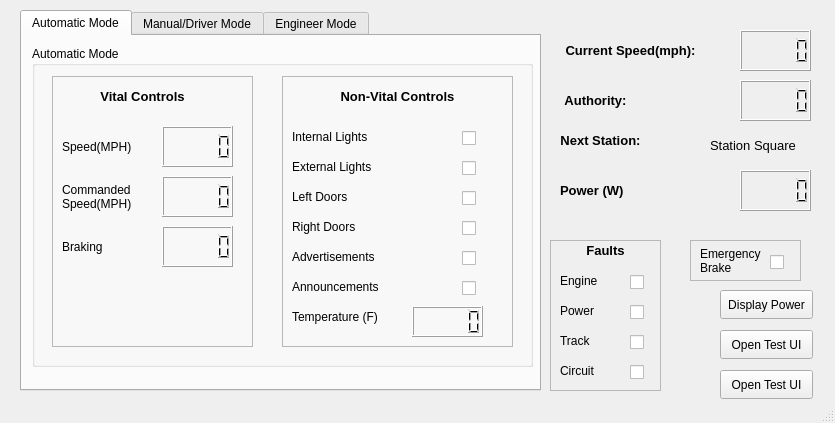
<?xml version="1.0" encoding="UTF-8"?>
<ui version="4.0">
 <class>TrainControllerSW_MainWindow</class>
 <widget class="QMainWindow" name="TrainControllerSW_MainWindow">
  <property name="geometry">
   <rect>
    <x>0</x>
    <y>0</y>
    <width>835</width>
    <height>423</height>
   </rect>
  </property>
  <property name="windowTitle">
   <string>MainWindow</string>
  </property>
  <property name="autoFillBackground">
   <bool>false</bool>
  </property>
  <widget class="QWidget" name="centralwidget">
   <widget class="QLabel" name="label_5">
    <property name="geometry">
     <rect>
      <x>540</x>
      <y>120</y>
      <width>121</width>
      <height>41</height>
     </rect>
    </property>
    <property name="font">
     <font>
      <pointsize>10</pointsize>
      <bold>true</bold>
     </font>
    </property>
    <property name="text">
     <string>Next Station:</string>
    </property>
    <property name="alignment">
     <set>Qt::AlignCenter</set>
    </property>
   </widget>
   <widget class="QLCDNumber" name="currentSpeed_lcdDisplay">
    <property name="geometry">
     <rect>
      <x>740</x>
      <y>30</y>
      <width>71</width>
      <height>41</height>
     </rect>
    </property>
    <property name="font">
     <font>
      <pointsize>14</pointsize>
      <bold>true</bold>
     </font>
    </property>
   </widget>
   <widget class="QPushButton" name="pushButton">
    <property name="geometry">
     <rect>
      <x>1360</x>
      <y>20</y>
      <width>71</width>
      <height>30</height>
     </rect>
    </property>
    <property name="font">
     <font>
      <pointsize>14</pointsize>
      <bold>true</bold>
     </font>
    </property>
    <property name="text">
     <string>I/0</string>
    </property>
   </widget>
   <widget class="QTabWidget" name="TabWigets">
    <property name="geometry">
     <rect>
      <x>20</x>
      <y>10</y>
      <width>521</width>
      <height>381</height>
     </rect>
    </property>
    <property name="currentIndex">
     <number>0</number>
    </property>
    <widget class="QWidget" name="tab">
     <attribute name="title">
      <string>Automatic Mode</string>
     </attribute>
     <widget class="QGroupBox" name="ManualMode_GroupBox">
      <property name="geometry">
       <rect>
        <x>10</x>
        <y>10</y>
        <width>501</width>
        <height>321</height>
       </rect>
      </property>
      <property name="title">
       <string>Automatic Mode</string>
      </property>
      <widget class="QFrame" name="VitalControlFrame_2">
       <property name="geometry">
        <rect>
         <x>20</x>
         <y>30</y>
         <width>201</width>
         <height>271</height>
        </rect>
       </property>
       <property name="frameShape">
        <enum>QFrame::StyledPanel</enum>
       </property>
       <property name="frameShadow">
        <enum>QFrame::Plain</enum>
       </property>
       <widget class="QLabel" name="label_11">
        <property name="geometry">
         <rect>
          <x>0</x>
          <y>0</y>
          <width>181</width>
          <height>41</height>
         </rect>
        </property>
        <property name="font">
         <font>
          <pointsize>10</pointsize>
          <bold>true</bold>
         </font>
        </property>
        <property name="text">
         <string>Vital Controls</string>
        </property>
        <property name="alignment">
         <set>Qt::AlignCenter</set>
        </property>
       </widget>
       <widget class="QLCDNumber" name="Auto_SpeedDisplay">
        <property name="geometry">
         <rect>
          <x>110</x>
          <y>50</y>
          <width>71</width>
          <height>41</height>
         </rect>
        </property>
        <property name="font">
         <font>
          <pointsize>14</pointsize>
          <bold>true</bold>
         </font>
        </property>
       </widget>
       <widget class="QLabel" name="label_13">
        <property name="geometry">
         <rect>
          <x>10</x>
          <y>50</y>
          <width>91</width>
          <height>41</height>
         </rect>
        </property>
        <property name="font">
         <font>
          <bold>false</bold>
         </font>
        </property>
        <property name="text">
         <string>Speed(MPH)</string>
        </property>
       </widget>
       <widget class="QLabel" name="label_14">
        <property name="geometry">
         <rect>
          <x>10</x>
          <y>150</y>
          <width>91</width>
          <height>41</height>
         </rect>
        </property>
        <property name="font">
         <font>
          <bold>false</bold>
         </font>
        </property>
        <property name="text">
         <string>Braking</string>
        </property>
       </widget>
       <widget class="QLCDNumber" name="Auto_CommandedSpeedDisplay">
        <property name="geometry">
         <rect>
          <x>110</x>
          <y>100</y>
          <width>71</width>
          <height>41</height>
         </rect>
        </property>
        <property name="font">
         <font>
          <pointsize>14</pointsize>
          <bold>true</bold>
         </font>
        </property>
       </widget>
       <widget class="QLCDNumber" name="Auto_BrakingDisplay">
        <property name="geometry">
         <rect>
          <x>110</x>
          <y>150</y>
          <width>71</width>
          <height>41</height>
         </rect>
        </property>
        <property name="font">
         <font>
          <pointsize>14</pointsize>
          <bold>true</bold>
         </font>
        </property>
       </widget>
      </widget>
      <widget class="QLabel" name="label_15">
       <property name="geometry">
        <rect>
         <x>30</x>
         <y>130</y>
         <width>101</width>
         <height>41</height>
        </rect>
       </property>
       <property name="font">
        <font>
         <bold>false</bold>
        </font>
       </property>
       <property name="text">
        <string>Commanded Speed(MPH)</string>
       </property>
       <property name="wordWrap">
        <bool>true</bool>
       </property>
      </widget>
      <widget class="QFrame" name="VitalControlFrame">
       <property name="geometry">
        <rect>
         <x>250</x>
         <y>30</y>
         <width>231</width>
         <height>271</height>
        </rect>
       </property>
       <property name="frameShape">
        <enum>QFrame::StyledPanel</enum>
       </property>
       <property name="frameShadow">
        <enum>QFrame::Plain</enum>
       </property>
       <widget class="QLabel" name="label_16">
        <property name="geometry">
         <rect>
          <x>-10</x>
          <y>0</y>
          <width>251</width>
          <height>41</height>
         </rect>
        </property>
        <property name="font">
         <font>
          <pointsize>10</pointsize>
          <bold>true</bold>
         </font>
        </property>
        <property name="text">
         <string>Non-Vital Controls</string>
        </property>
        <property name="alignment">
         <set>Qt::AlignCenter</set>
        </property>
       </widget>
       <widget class="QLabel" name="label_18">
        <property name="geometry">
         <rect>
          <x>10</x>
          <y>70</y>
          <width>101</width>
          <height>41</height>
         </rect>
        </property>
        <property name="font">
         <font>
          <bold>false</bold>
         </font>
        </property>
        <property name="text">
         <string>External Lights</string>
        </property>
       </widget>
       <widget class="QLCDNumber" name="Temperature_DisplayBox">
        <property name="geometry">
         <rect>
          <x>130</x>
          <y>230</y>
          <width>71</width>
          <height>31</height>
         </rect>
        </property>
        <property name="font">
         <font>
          <pointsize>14</pointsize>
          <bold>true</bold>
         </font>
        </property>
       </widget>
       <widget class="QLabel" name="label_20">
        <property name="geometry">
         <rect>
          <x>10</x>
          <y>100</y>
          <width>101</width>
          <height>41</height>
         </rect>
        </property>
        <property name="font">
         <font>
          <bold>false</bold>
         </font>
        </property>
        <property name="text">
         <string>Left Doors</string>
        </property>
       </widget>
       <widget class="QCheckBox" name="InternalLights_DisplayBox">
        <property name="geometry">
         <rect>
          <x>180</x>
          <y>50</y>
          <width>31</width>
          <height>24</height>
         </rect>
        </property>
        <property name="text">
         <string/>
        </property>
       </widget>
       <widget class="QCheckBox" name="InternalLights_DisplayCheck_3">
        <property name="geometry">
         <rect>
          <x>320</x>
          <y>70</y>
          <width>31</width>
          <height>24</height>
         </rect>
        </property>
        <property name="text">
         <string/>
        </property>
       </widget>
       <widget class="QLabel" name="label_19">
        <property name="geometry">
         <rect>
          <x>10</x>
          <y>40</y>
          <width>101</width>
          <height>41</height>
         </rect>
        </property>
        <property name="font">
         <font>
          <bold>false</bold>
         </font>
        </property>
        <property name="text">
         <string>Internal Lights</string>
        </property>
       </widget>
       <widget class="QLabel" name="label_21">
        <property name="geometry">
         <rect>
          <x>10</x>
          <y>130</y>
          <width>101</width>
          <height>41</height>
         </rect>
        </property>
        <property name="font">
         <font>
          <bold>false</bold>
         </font>
        </property>
        <property name="text">
         <string>Right Doors</string>
        </property>
       </widget>
       <widget class="QCheckBox" name="ExternalLights_DisplayBox">
        <property name="geometry">
         <rect>
          <x>180</x>
          <y>80</y>
          <width>31</width>
          <height>24</height>
         </rect>
        </property>
        <property name="text">
         <string/>
        </property>
       </widget>
       <widget class="QCheckBox" name="LeftDoors_DisplayBox">
        <property name="geometry">
         <rect>
          <x>180</x>
          <y>110</y>
          <width>31</width>
          <height>24</height>
         </rect>
        </property>
        <property name="text">
         <string/>
        </property>
       </widget>
       <widget class="QCheckBox" name="RightDoors_DisplayBox">
        <property name="geometry">
         <rect>
          <x>180</x>
          <y>140</y>
          <width>31</width>
          <height>24</height>
         </rect>
        </property>
        <property name="text">
         <string/>
        </property>
       </widget>
       <widget class="QCheckBox" name="Advertisements_DisplayBox">
        <property name="geometry">
         <rect>
          <x>180</x>
          <y>170</y>
          <width>31</width>
          <height>24</height>
         </rect>
        </property>
        <property name="text">
         <string/>
        </property>
       </widget>
       <widget class="QCheckBox" name="Announcements_DisplayBox">
        <property name="geometry">
         <rect>
          <x>180</x>
          <y>200</y>
          <width>31</width>
          <height>24</height>
         </rect>
        </property>
        <property name="text">
         <string/>
        </property>
       </widget>
       <widget class="QLabel" name="label_22">
        <property name="geometry">
         <rect>
          <x>10</x>
          <y>160</y>
          <width>111</width>
          <height>41</height>
         </rect>
        </property>
        <property name="font">
         <font>
          <bold>false</bold>
         </font>
        </property>
        <property name="text">
         <string>Advertisements</string>
        </property>
       </widget>
       <widget class="QLabel" name="label_24">
        <property name="geometry">
         <rect>
          <x>10</x>
          <y>190</y>
          <width>111</width>
          <height>41</height>
         </rect>
        </property>
        <property name="font">
         <font>
          <bold>false</bold>
         </font>
        </property>
        <property name="text">
         <string>Announcements</string>
        </property>
       </widget>
       <widget class="QLabel" name="label_23">
        <property name="geometry">
         <rect>
          <x>10</x>
          <y>220</y>
          <width>111</width>
          <height>41</height>
         </rect>
        </property>
        <property name="font">
         <font>
          <bold>false</bold>
         </font>
        </property>
        <property name="text">
         <string>Temperature (F)</string>
        </property>
       </widget>
      </widget>
     </widget>
    </widget>
    <widget class="QWidget" name="tab_2">
     <attribute name="title">
      <string>Manual/Driver Mode</string>
     </attribute>
     <widget class="QGroupBox" name="Manual_Frame">
      <property name="geometry">
       <rect>
        <x>10</x>
        <y>10</y>
        <width>471</width>
        <height>321</height>
       </rect>
      </property>
      <property name="title">
       <string>Manual Mode</string>
      </property>
      <widget class="QCheckBox" name="Manual_Advertisements_CheckBox">
       <property name="geometry">
        <rect>
         <x>390</x>
         <y>150</y>
         <width>61</width>
         <height>23</height>
        </rect>
       </property>
       <property name="text">
        <string>On/Off</string>
       </property>
      </widget>
      <widget class="QLabel" name="label_10">
       <property name="geometry">
        <rect>
         <x>150</x>
         <y>100</y>
         <width>91</width>
         <height>41</height>
        </rect>
       </property>
       <property name="font">
        <font>
         <bold>true</bold>
        </font>
       </property>
       <property name="text">
        <string>Braking</string>
       </property>
      </widget>
      <widget class="QSlider" name="speed_Slider">
       <property name="geometry">
        <rect>
         <x>20</x>
         <y>80</y>
         <width>121</width>
         <height>22</height>
        </rect>
       </property>
       <property name="orientation">
        <enum>Qt::Horizontal</enum>
       </property>
      </widget>
      <widget class="QLabel" name="label_3">
       <property name="geometry">
        <rect>
         <x>240</x>
         <y>70</y>
         <width>67</width>
         <height>17</height>
        </rect>
       </property>
       <property name="font">
        <font>
         <bold>true</bold>
        </font>
       </property>
       <property name="text">
        <string>Lights</string>
       </property>
       <property name="alignment">
        <set>Qt::AlignCenter</set>
       </property>
      </widget>
      <widget class="QCheckBox" name="Manual_Annoucements_CheckBox">
       <property name="geometry">
        <rect>
         <x>390</x>
         <y>180</y>
         <width>61</width>
         <height>23</height>
        </rect>
       </property>
       <property name="text">
        <string>On/Off</string>
       </property>
      </widget>
      <widget class="QDoubleSpinBox" name="Manual_temperature_box">
       <property name="geometry">
        <rect>
         <x>360</x>
         <y>30</y>
         <width>91</width>
         <height>32</height>
        </rect>
       </property>
       <property name="minimum">
        <double>50.000000000000000</double>
       </property>
       <property name="maximum">
        <double>90.000000000000000</double>
       </property>
       <property name="value">
        <double>72.000000000000000</double>
       </property>
      </widget>
      <widget class="QSlider" name="braking_Slider">
       <property name="geometry">
        <rect>
         <x>20</x>
         <y>150</y>
         <width>121</width>
         <height>22</height>
        </rect>
       </property>
       <property name="orientation">
        <enum>Qt::Horizontal</enum>
       </property>
      </widget>
      <widget class="QLCDNumber" name="Manual_Braking_lcdDisplay">
       <property name="geometry">
        <rect>
         <x>150</x>
         <y>140</y>
         <width>71</width>
         <height>41</height>
        </rect>
       </property>
       <property name="font">
        <font>
         <pointsize>14</pointsize>
         <bold>true</bold>
        </font>
       </property>
      </widget>
      <widget class="QLCDNumber" name="Manual_CommandedSpeed_lcdDisplay">
       <property name="geometry">
        <rect>
         <x>150</x>
         <y>60</y>
         <width>71</width>
         <height>41</height>
        </rect>
       </property>
       <property name="font">
        <font>
         <pointsize>14</pointsize>
         <bold>true</bold>
        </font>
       </property>
      </widget>
      <widget class="Line" name="line">
       <property name="geometry">
        <rect>
         <x>230</x>
         <y>30</y>
         <width>20</width>
         <height>271</height>
        </rect>
       </property>
       <property name="orientation">
        <enum>Qt::Vertical</enum>
       </property>
      </widget>
      <widget class="QComboBox" name="Manual_lights_ComboBox">
       <property name="geometry">
        <rect>
         <x>360</x>
         <y>70</y>
         <width>91</width>
         <height>26</height>
        </rect>
       </property>
       <item>
        <property name="text">
         <string>Off</string>
        </property>
       </item>
       <item>
        <property name="text">
         <string>Internal</string>
        </property>
       </item>
       <item>
        <property name="text">
         <string>External</string>
        </property>
       </item>
       <item>
        <property name="text">
         <string>Both</string>
        </property>
       </item>
      </widget>
      <widget class="QComboBox" name="Manual_doors_ComboBox">
       <property name="geometry">
        <rect>
         <x>360</x>
         <y>110</y>
         <width>91</width>
         <height>26</height>
        </rect>
       </property>
       <item>
        <property name="text">
         <string>Closed</string>
        </property>
       </item>
       <item>
        <property name="text">
         <string>Left</string>
        </property>
       </item>
       <item>
        <property name="text">
         <string>Right</string>
        </property>
       </item>
       <item>
        <property name="text">
         <string>Both</string>
        </property>
       </item>
      </widget>
      <widget class="QLabel" name="label_4">
       <property name="geometry">
        <rect>
         <x>240</x>
         <y>110</y>
         <width>67</width>
         <height>17</height>
        </rect>
       </property>
       <property name="font">
        <font>
         <bold>true</bold>
        </font>
       </property>
       <property name="text">
        <string>Doors</string>
       </property>
       <property name="alignment">
        <set>Qt::AlignCenter</set>
       </property>
      </widget>
      <widget class="QLabel" name="label_8">
       <property name="geometry">
        <rect>
         <x>240</x>
         <y>180</y>
         <width>121</width>
         <height>20</height>
        </rect>
       </property>
       <property name="font">
        <font>
         <bold>true</bold>
        </font>
       </property>
       <property name="text">
        <string>Announcements</string>
       </property>
       <property name="alignment">
        <set>Qt::AlignCenter</set>
       </property>
      </widget>
      <widget class="QLabel" name="label_2">
       <property name="geometry">
        <rect>
         <x>80</x>
         <y>20</y>
         <width>161</width>
         <height>41</height>
        </rect>
       </property>
       <property name="font">
        <font>
         <bold>true</bold>
        </font>
       </property>
       <property name="text">
        <string>Commanded Speed(MPH)</string>
       </property>
      </widget>
      <widget class="QLabel" name="label_12">
       <property name="geometry">
        <rect>
         <x>240</x>
         <y>150</y>
         <width>121</width>
         <height>20</height>
        </rect>
       </property>
       <property name="font">
        <font>
         <bold>true</bold>
        </font>
       </property>
       <property name="text">
        <string>Advertisements</string>
       </property>
       <property name="alignment">
        <set>Qt::AlignCenter</set>
       </property>
      </widget>
      <widget class="QLabel" name="label_9">
       <property name="geometry">
        <rect>
         <x>240</x>
         <y>30</y>
         <width>111</width>
         <height>22</height>
        </rect>
       </property>
       <property name="font">
        <font>
         <bold>true</bold>
         <kerning>false</kerning>
        </font>
       </property>
       <property name="text">
        <string>Temperature(F)</string>
       </property>
       <property name="alignment">
        <set>Qt::AlignCenter</set>
       </property>
      </widget>
      <widget class="QPushButton" name="ManuLebrake_button">
       <property name="geometry">
        <rect>
         <x>50</x>
         <y>200</y>
         <width>141</width>
         <height>91</height>
        </rect>
       </property>
       <property name="font">
        <font>
         <bold>true</bold>
        </font>
       </property>
       <property name="layoutDirection">
        <enum>Qt::LeftToRight</enum>
       </property>
       <property name="autoFillBackground">
        <bool>false</bool>
       </property>
       <property name="text">
        <string>Emergency Brake</string>
       </property>
      </widget>
      <widget class="QLabel" name="label_6">
       <property name="geometry">
        <rect>
         <x>510</x>
         <y>50</y>
         <width>161</width>
         <height>41</height>
        </rect>
       </property>
       <property name="font">
        <font>
         <bold>true</bold>
        </font>
       </property>
       <property name="text">
        <string>Commanded Speed(MPH)</string>
       </property>
      </widget>
     </widget>
    </widget>
    <widget class="QWidget" name="tab_3">
     <attribute name="title">
      <string>Engineer Mode</string>
     </attribute>
     <widget class="QGroupBox" name="EngineerMode_Frame">
      <property name="geometry">
       <rect>
        <x>10</x>
        <y>10</y>
        <width>371</width>
        <height>80</height>
       </rect>
      </property>
      <property name="title">
       <string>Engineer Mode</string>
      </property>
      <widget class="QLabel" name="label_31">
       <property name="geometry">
        <rect>
         <x>200</x>
         <y>40</y>
         <width>63</width>
         <height>20</height>
        </rect>
       </property>
       <property name="text">
        <string>Set Ki:</string>
       </property>
      </widget>
      <widget class="QDoubleSpinBox" name="setKp_Box">
       <property name="geometry">
        <rect>
         <x>90</x>
         <y>30</y>
         <width>91</width>
         <height>32</height>
        </rect>
       </property>
       <property name="minimum">
        <double>50.000000000000000</double>
       </property>
       <property name="maximum">
        <double>90.000000000000000</double>
       </property>
       <property name="value">
        <double>72.000000000000000</double>
       </property>
      </widget>
      <widget class="QLabel" name="label">
       <property name="geometry">
        <rect>
         <x>30</x>
         <y>40</y>
         <width>63</width>
         <height>20</height>
        </rect>
       </property>
       <property name="text">
        <string>Set Kp:</string>
       </property>
      </widget>
      <widget class="QDoubleSpinBox" name="setKi_Box">
       <property name="geometry">
        <rect>
         <x>250</x>
         <y>30</y>
         <width>91</width>
         <height>32</height>
        </rect>
       </property>
       <property name="minimum">
        <double>50.000000000000000</double>
       </property>
       <property name="maximum">
        <double>90.000000000000000</double>
       </property>
       <property name="value">
        <double>72.000000000000000</double>
       </property>
      </widget>
     </widget>
    </widget>
   </widget>
   <widget class="QPushButton" name="OpenTestUI">
    <property name="geometry">
     <rect>
      <x>720</x>
      <y>370</y>
      <width>93</width>
      <height>29</height>
     </rect>
    </property>
    <property name="text">
     <string>Open Test UI</string>
    </property>
   </widget>
   <widget class="QLabel" name="label_17">
    <property name="geometry">
     <rect>
      <x>540</x>
      <y>80</y>
      <width>111</width>
      <height>41</height>
     </rect>
    </property>
    <property name="font">
     <font>
      <pointsize>10</pointsize>
      <bold>true</bold>
     </font>
    </property>
    <property name="text">
     <string>Authority:</string>
    </property>
    <property name="alignment">
     <set>Qt::AlignCenter</set>
    </property>
   </widget>
   <widget class="QLCDNumber" name="Authority_lcdDisplay">
    <property name="geometry">
     <rect>
      <x>740</x>
      <y>80</y>
      <width>71</width>
      <height>41</height>
     </rect>
    </property>
    <property name="font">
     <font>
      <pointsize>14</pointsize>
      <bold>true</bold>
     </font>
    </property>
   </widget>
   <widget class="QFrame" name="faultsframe">
    <property name="geometry">
     <rect>
      <x>550</x>
      <y>240</y>
      <width>111</width>
      <height>151</height>
     </rect>
    </property>
    <property name="frameShape">
     <enum>QFrame::StyledPanel</enum>
    </property>
    <property name="frameShadow">
     <enum>QFrame::Plain</enum>
    </property>
    <widget class="QLabel" name="label_7">
     <property name="geometry">
      <rect>
       <x>0</x>
       <y>-10</y>
       <width>111</width>
       <height>41</height>
      </rect>
     </property>
     <property name="font">
      <font>
       <pointsize>10</pointsize>
       <bold>true</bold>
      </font>
     </property>
     <property name="text">
      <string>Faults</string>
     </property>
     <property name="alignment">
      <set>Qt::AlignCenter</set>
     </property>
    </widget>
    <widget class="QLabel" name="label_27">
     <property name="geometry">
      <rect>
       <x>10</x>
       <y>20</y>
       <width>61</width>
       <height>41</height>
      </rect>
     </property>
     <property name="font">
      <font>
       <bold>false</bold>
      </font>
     </property>
     <property name="text">
      <string>Engine</string>
     </property>
    </widget>
    <widget class="QLabel" name="label_29">
     <property name="geometry">
      <rect>
       <x>10</x>
       <y>50</y>
       <width>51</width>
       <height>41</height>
      </rect>
     </property>
     <property name="font">
      <font>
       <bold>false</bold>
      </font>
     </property>
     <property name="text">
      <string>Power</string>
     </property>
    </widget>
    <widget class="QCheckBox" name="EngineFault_DisplayBox">
     <property name="geometry">
      <rect>
       <x>80</x>
       <y>30</y>
       <width>31</width>
       <height>24</height>
      </rect>
     </property>
     <property name="text">
      <string/>
     </property>
     <property name="checkable">
      <bool>false</bool>
     </property>
    </widget>
    <widget class="QCheckBox" name="PowerFault_DisplayBox">
     <property name="geometry">
      <rect>
       <x>80</x>
       <y>60</y>
       <width>31</width>
       <height>24</height>
      </rect>
     </property>
     <property name="text">
      <string/>
     </property>
     <property name="checkable">
      <bool>false</bool>
     </property>
    </widget>
    <widget class="QCheckBox" name="CircuitFault_DisplayBox">
     <property name="geometry">
      <rect>
       <x>80</x>
       <y>120</y>
       <width>21</width>
       <height>24</height>
      </rect>
     </property>
     <property name="text">
      <string/>
     </property>
     <property name="checkable">
      <bool>false</bool>
     </property>
    </widget>
    <widget class="QCheckBox" name="TrackFault_DisplayBox">
     <property name="geometry">
      <rect>
       <x>80</x>
       <y>90</y>
       <width>31</width>
       <height>24</height>
      </rect>
     </property>
     <property name="text">
      <string/>
     </property>
     <property name="checkable">
      <bool>false</bool>
     </property>
    </widget>
    <widget class="QLabel" name="label_28">
     <property name="geometry">
      <rect>
       <x>10</x>
       <y>80</y>
       <width>61</width>
       <height>41</height>
      </rect>
     </property>
     <property name="font">
      <font>
       <bold>false</bold>
      </font>
     </property>
     <property name="text">
      <string>Track</string>
     </property>
    </widget>
    <widget class="QLabel" name="label_30">
     <property name="geometry">
      <rect>
       <x>10</x>
       <y>110</y>
       <width>51</width>
       <height>41</height>
      </rect>
     </property>
     <property name="font">
      <font>
       <bold>false</bold>
      </font>
     </property>
     <property name="text">
      <string>Circuit</string>
     </property>
    </widget>
   </widget>
   <widget class="QLabel" name="next_station_label">
    <property name="geometry">
     <rect>
      <x>710</x>
      <y>130</y>
      <width>111</width>
      <height>31</height>
     </rect>
    </property>
    <property name="font">
     <font>
      <pointsize>10</pointsize>
      <underline>false</underline>
     </font>
    </property>
    <property name="autoFillBackground">
     <bool>false</bool>
    </property>
    <property name="text">
     <string>Station Square</string>
    </property>
    <property name="wordWrap">
     <bool>true</bool>
    </property>
   </widget>
   <widget class="QLabel" name="label_25">
    <property name="geometry">
     <rect>
      <x>530</x>
      <y>30</y>
      <width>201</width>
      <height>41</height>
     </rect>
    </property>
    <property name="font">
     <font>
      <pointsize>10</pointsize>
      <bold>true</bold>
     </font>
    </property>
    <property name="text">
     <string>Current Speed(mph):</string>
    </property>
    <property name="alignment">
     <set>Qt::AlignCenter</set>
    </property>
   </widget>
   <widget class="QLabel" name="label_26">
    <property name="geometry">
     <rect>
      <x>560</x>
      <y>170</y>
      <width>161</width>
      <height>41</height>
     </rect>
    </property>
    <property name="font">
     <font>
      <pointsize>10</pointsize>
      <bold>true</bold>
     </font>
    </property>
    <property name="text">
     <string>Power (W)</string>
    </property>
   </widget>
   <widget class="QLCDNumber" name="PowerOutput_lcdDisplay">
    <property name="geometry">
     <rect>
      <x>740</x>
      <y>170</y>
      <width>71</width>
      <height>41</height>
     </rect>
    </property>
    <property name="font">
     <font>
      <pointsize>14</pointsize>
      <bold>true</bold>
     </font>
    </property>
   </widget>
   <widget class="QFrame" name="frame">
    <property name="geometry">
     <rect>
      <x>690</x>
      <y>240</y>
      <width>111</width>
      <height>41</height>
     </rect>
    </property>
    <property name="frameShape">
     <enum>QFrame::StyledPanel</enum>
    </property>
    <property name="frameShadow">
     <enum>QFrame::Plain</enum>
    </property>
    <widget class="QCheckBox" name="EmergencyBrakeDisplayBox">
     <property name="geometry">
      <rect>
       <x>80</x>
       <y>10</y>
       <width>31</width>
       <height>24</height>
      </rect>
     </property>
     <property name="text">
      <string/>
     </property>
     <property name="checkable">
      <bool>false</bool>
     </property>
    </widget>
    <widget class="QLabel" name="label_33">
     <property name="geometry">
      <rect>
       <x>10</x>
       <y>0</y>
       <width>61</width>
       <height>41</height>
      </rect>
     </property>
     <property name="font">
      <font>
       <bold>false</bold>
      </font>
     </property>
     <property name="text">
      <string>Emergency Brake</string>
     </property>
     <property name="wordWrap">
      <bool>true</bool>
     </property>
    </widget>
   </widget>
   <widget class="QPushButton" name="OpenTestUI_2">
    <property name="geometry">
     <rect>
      <x>720</x>
      <y>330</y>
      <width>93</width>
      <height>29</height>
     </rect>
    </property>
    <property name="text">
     <string>Open Test UI</string>
    </property>
   </widget>
   <widget class="QPushButton" name="DisplayPower">
    <property name="geometry">
     <rect>
      <x>720</x>
      <y>290</y>
      <width>93</width>
      <height>29</height>
     </rect>
    </property>
    <property name="text">
     <string>Display Power</string>
    </property>
   </widget>
  </widget>
  <widget class="QStatusBar" name="statusbar"/>
 </widget>
 <resources/>
 <connections>
  <connection>
   <sender>speed_Slider</sender>
   <signal>valueChanged(int)</signal>
   <receiver>Manual_CommandedSpeed_lcdDisplay</receiver>
   <slot>display(int)</slot>
   <hints>
    <hint type="sourcelabel">
     <x>132</x>
     <y>188</y>
    </hint>
    <hint type="destinationlabel">
     <x>220</x>
     <y>185</y>
    </hint>
   </hints>
  </connection>
  <connection>
   <sender>Manual_temperature_box</sender>
   <signal>valueChanged(double)</signal>
   <receiver>Manual_temperature_box</receiver>
   <slot>setValue(double)</slot>
   <hints>
    <hint type="sourcelabel">
     <x>442</x>
     <y>182</y>
    </hint>
    <hint type="destinationlabel">
     <x>442</x>
     <y>175</y>
    </hint>
   </hints>
  </connection>
  <connection>
   <sender>braking_Slider</sender>
   <signal>valueChanged(int)</signal>
   <receiver>Manual_Braking_lcdDisplay</receiver>
   <slot>display(int)</slot>
   <hints>
    <hint type="sourcelabel">
     <x>109</x>
     <y>250</y>
    </hint>
    <hint type="destinationlabel">
     <x>210</x>
     <y>236</y>
    </hint>
   </hints>
  </connection>
 </connections>
</ui>
